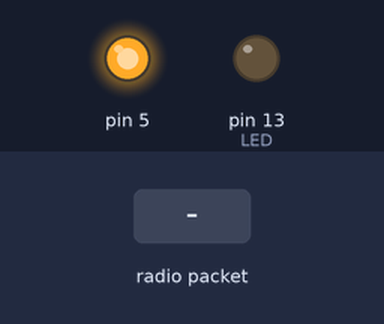
The sketch below on a simulated Arduino Leonardo, built with avr-gcc and run on an emulated ATmega32U4. Parts: output pins drawn as LEDs (lit = HIGH). Inputs (shaded band) come from the test bench. No radio packets arrive unless stated; pins used as bus, display or sensor lines are not drawn; what the sketch prints to the serial monitor is not drawn.

Above: at 1.3 s.
1.4 s: radio packet "1" arrives
Timing chart, 0 to 4.4 s (numbered marks = the images above; inputs shaded):
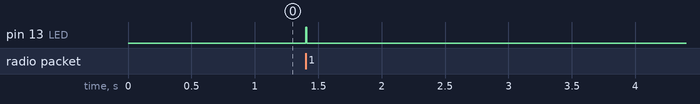

The sketch:

GPS_RX.ino
```cpp
#include <SPI.h>
#include <RH_RF95.h>

#define RFM95_CS 8
#define RFM95_RST 4
#define RFM95_INT 7

// TX must match RX's freq!
#define RF95_FREQ 915.0

// Singleton instance of the radio driver
RH_RF95 rf95(RFM95_CS, RFM95_INT);

// Blinky on receipt
#define LED 13

void setup()
{
// Configure onboard LED
  pinMode(LED, OUTPUT);

// Configure reset pin for output
  pinMode(RFM95_RST, OUTPUT);

  pinMode(5, OUTPUT);
  digitalWrite(5, HIGH);

  Serial1.begin(9600);

// Configure serial port for debugging
  Serial.begin(9600);
  delay(100);

// Reset the radio
  digitalWrite(RFM95_RST, LOW);
  delay(10);
  digitalWrite(RFM95_RST, HIGH);
  delay(10);

// Initialize radio
  rf95.init();

// Set frequency, power and slow-long range
  rf95.setFrequency(RF95_FREQ);
  rf95.setTxPower(23, false);
}

void loop()
{
  if (rf95.available())
  {
// Should be a message for us now
    uint8_t buf[RH_RF95_MAX_MESSAGE_LEN];
    uint8_t len = sizeof(buf);

    if (rf95.recv(buf, &len))
    {
      digitalWrite(LED, HIGH);
      Serial.print((char*)buf);
      Serial.print(",");
      Serial.println(rf95.lastRssi(), DEC);
      delay(10);

// Send a reply
//      uint8_t data[] = "TODO";
//      rf95.send(data, sizeof(data));
//      rf95.waitPacketSent();
      digitalWrite(LED, LOW);
    }
  }
}
```

Measured:
- after the input at 1.4 s, pin 13 (LED): LOW → HIGH at once, → LOW 0.01 s later
